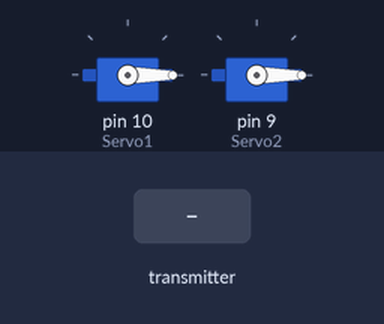
The sketch below on a simulated Arduino Uno, built with avr-gcc and run on an emulated ATmega328P. On the bench: 2 × servo. Inputs (shaded band) come from the test bench. No radio packets arrive unless stated; what the sketch prints to the serial monitor is not drawn.

Above: at 1.2 s.
1.3 s: the transmitter starts sending XVal = 256
At 2.1 s:
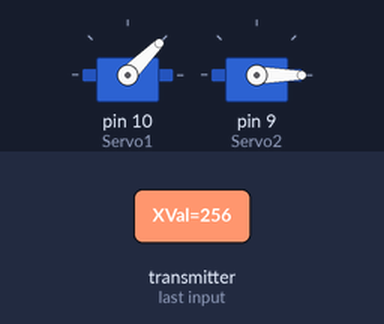
2.8 s: the transmitter starts sending YVal = 256
At 4.0 s:
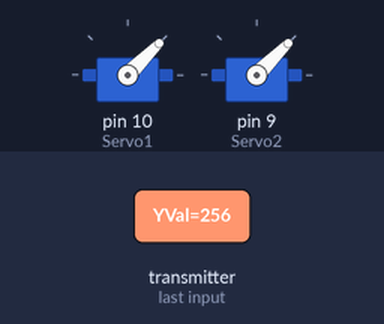
4.3 s: the transmitter starts sending XVal = 512
At 5.5 s:
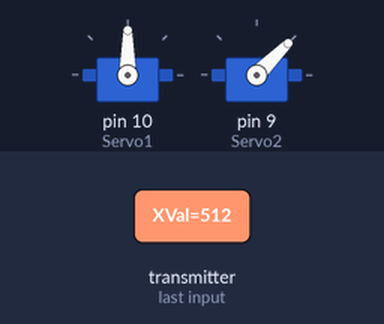
5.8 s: the transmitter starts sending YVal = 512
At 6.5 s:
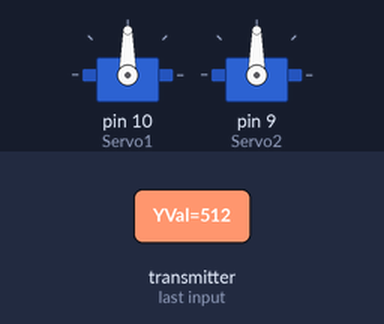
7.3 s: the transmitter starts sending XVal = 1023
At 7.9 s:
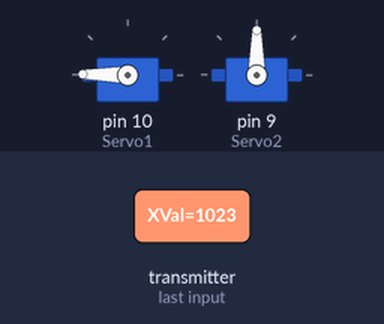
8.8 s: the transmitter starts sending YVal = 1023
At 10.2 s:
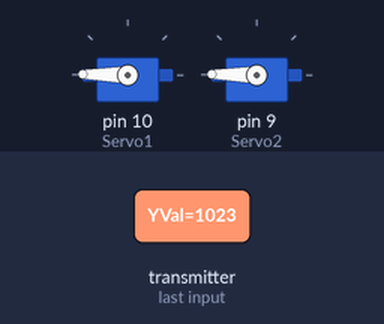
Timing chart, 0 to 11.3 s (numbered marks = the images above; inputs shaded):
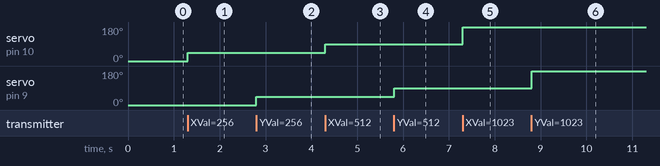

Measured:
- after the input at 1.3 s, servo on pin 10 (Servo1): 0° → 45° at once
- after the input at 2.8 s, servo on pin 9 (Servo2): 0° → 45° at once
- after the input at 4.3 s, servo on pin 10 (Servo1): 45° → 90° at once
- after the input at 5.8 s, servo on pin 9 (Servo2): 45° → 90° at once
- after the input at 7.3 s, servo on pin 10 (Servo1): 90° → 179° at once
- after the input at 8.8 s, servo on pin 9 (Servo2): 90° → 179° at once

The sketch:

RF24_Multi_Reciever.ino
```cpp
#include <SPI.h>
#include <nRF24L01.h>
#include <RF24.h>
#include <Servo.h>

Servo Servo1;
Servo Servo2;

unsigned long previousMillis = 0;
const long interval = 10;

struct RECEIVE_DATA_STRUCTURE{
  int16_t XVal;
  int16_t YVal;
};

RECEIVE_DATA_STRUCTURE mydata_remote;

RF24 radio(7, 8); // CSN, CE
const byte address[6] = "00001";

int intXVal;
int intYVal;
unsigned long currentMillis;

void setup() {
  Serial.begin(115200);

  radio.begin();
  radio.openReadingPipe(1, address[0]);
  radio.setPALevel(RF24_PA_MIN);
  radio.startListening();

  Servo1.attach(10);
  Servo2.attach(9);

  Servo1.write(90);
  Servo2.write(90);
}

void loop() {
  currentMillis = millis();
  if (currentMillis - previousMillis >= 10) {
    previousMillis = currentMillis;
    if (radio.available()) {
      radio.read(&mydata_remote, sizeof(RECEIVE_DATA_STRUCTURE));
    } else {
      Serial.println("no data");
    }
    intXVal = mydata_remote.XVal;
    intYVal = mydata_remote.YVal;
  }

  int Servo1Val = map(intXVal, 0, 1024, 0, 180);
  int Servo2Val = map(intYVal, 0, 1024, 0, 180);
  Servo1.write(Servo1Val);
  Servo2.write(Servo2Val);

  Serial.print("X: ");
  Serial.println(intXVal);
  Serial.print("Y: ");
  Serial.println(intYVal);
}
```
